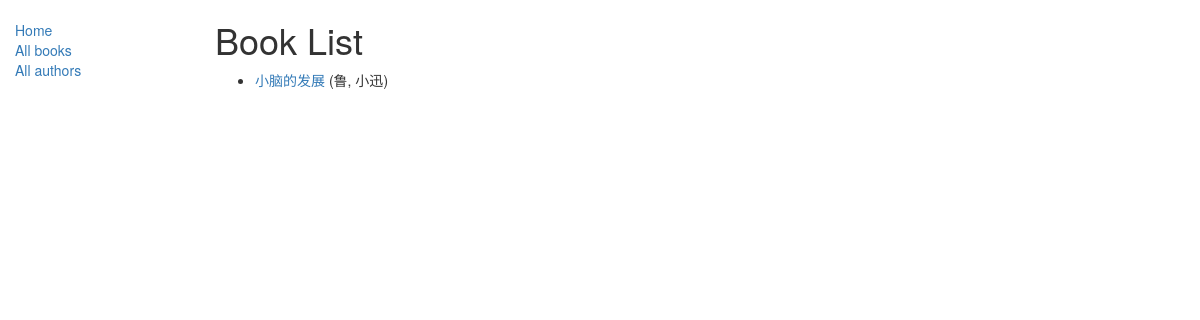
/catalog/books/, run on an earlier commit of the app's database.
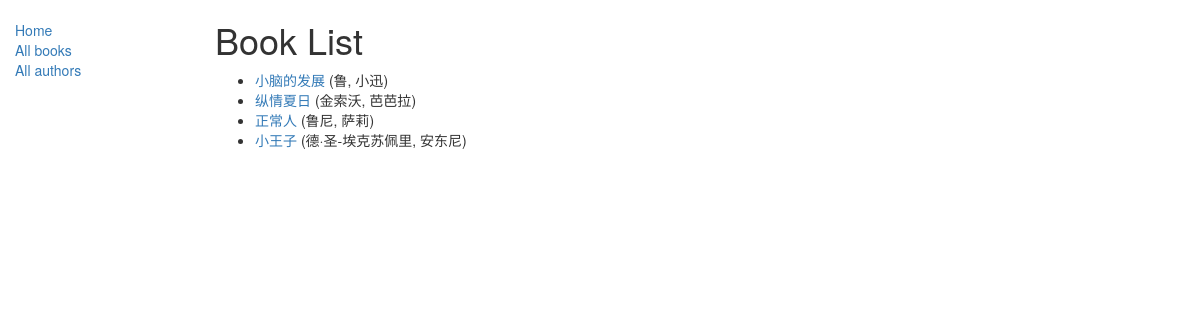
And on a later commit of the database.
### catalog/models.py (models this page shows, shortened)
class Book(models.Model):
    title = models.CharField(max_length=200)
    author = models.ForeignKey('Author', on_delete=models.SET_NULL, null=True)
    summary = models.TextField(max_length=1000, help_text="Enter a brief description of the book")
    isbn = models.CharField('ISBN',max_length=13, help_text='13 Character <a href="https://www.isbn-international.org/content/what-isbn">ISBN number</a>')
    genre = models.ManyToManyField(Genre, help_text="Select a genre for this book")
    def get_absolute_url(self):
        return reverse('book-detail', args=[str(self.id)])

class Author(models.Model):
    first_name = models.CharField(max_length=100)
    last_name = models.CharField(max_length=100)
    date_of_birth = models.DateField(null=True, blank=True)
    date_of_death = models.DateField('Died', null=True, blank=True)
    def __str__(self):
        return '%s, %s' % (self.last_name, self.first_name)

### catalog/views.py (the view)
# urls.py: path('books/',views.BookListView.as_view(),name='books'),
class BookListView(generic.ListView):
    model = Book
    paginate_by = 10   # 分页，每页的条数
    queryset = Book.objects.all()             # 返回全部数据
    template_name = 'catalog/book_list.html'  # 指定模板
    context_object_name = 'book_list'         # 指定字段

### catalog/templates/catalog/book_list.html
{% extends "base_generic.html" %}
{% block content %}
  <h1>Book List</h1>
  {% if book_list %}
    <ul>
      {% for book in book_list %}
        <li>
          <a href="{{ book.get_absolute_url }}">{{ book.title }}</a>
          ({{ book.author }})
        </li>
      {% endfor %}
    </ul>
  {% else %}
    <p>there are no books in the library.</p>
  {% endif %}
{% endblock %}

### catalog/templates/base_generic.html (shortened to what this page needs)
<!DOCTYPE html>
<html lang="en">
<head>
  <link rel="stylesheet" href="https://maxcdn.bootstrapcdn.com/bootstrap/3.3.7/css/bootstrap.min.css">
  {% load static %}
  <link rel="stylesheet" href="{% static 'css/styles.css' %}">
</head>
<body>
  <div class="container-fluid">
    <div class="row">
      <div class="col-sm-2">
        {% block sidebar %}
        <ul class="sidebar-nav">
          <li><a href="{% url 'index' %}">Home</a></li>
          <li><a href="{% url 'books' %}">All books</a></li>
          <li><a href="">All authors</a></li>
        </ul>
        {% endblock %}
      </div>
      <div class="col-sm-10 ">
        {% block content %}
        {% endblock %}
      </div>
    </div>
  </div>
</body>
</html>

### catalog/static/css/styles.css (style rules this page uses)
.sidebar-nav { margin-top: 20px; padding: 0; list-style: none; }

What changed in the data, as far as the page shows it:
added Book: title "纵情夏日", author "金索沃, 芭芭拉"
added Book: title "正常人", author "鲁尼, 萨莉"
added Book: title "小王子", author "德·圣-埃克苏佩里, 安东尼"
